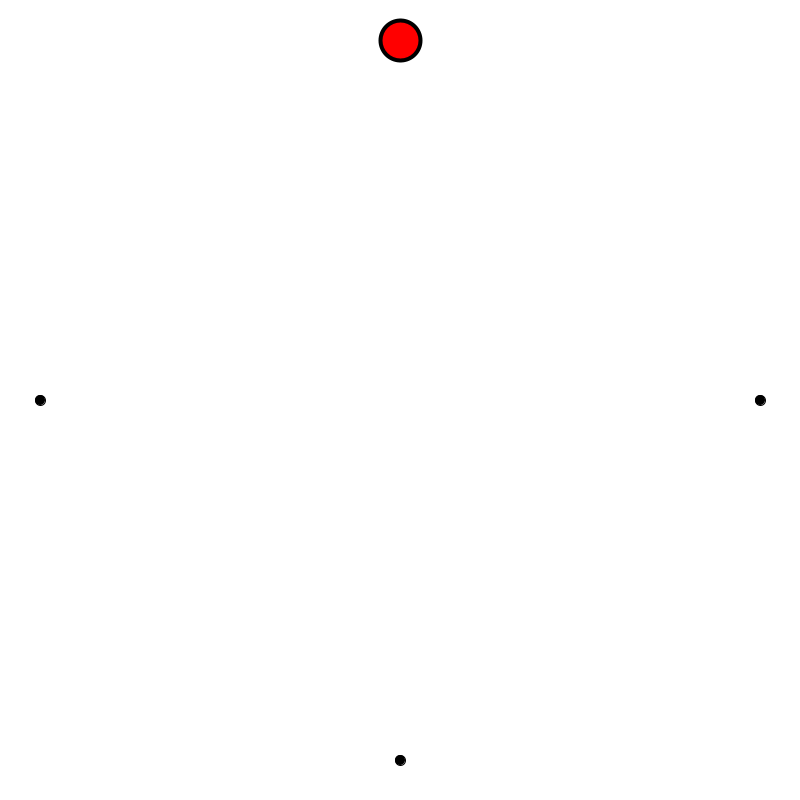
Frame 1 (no input)
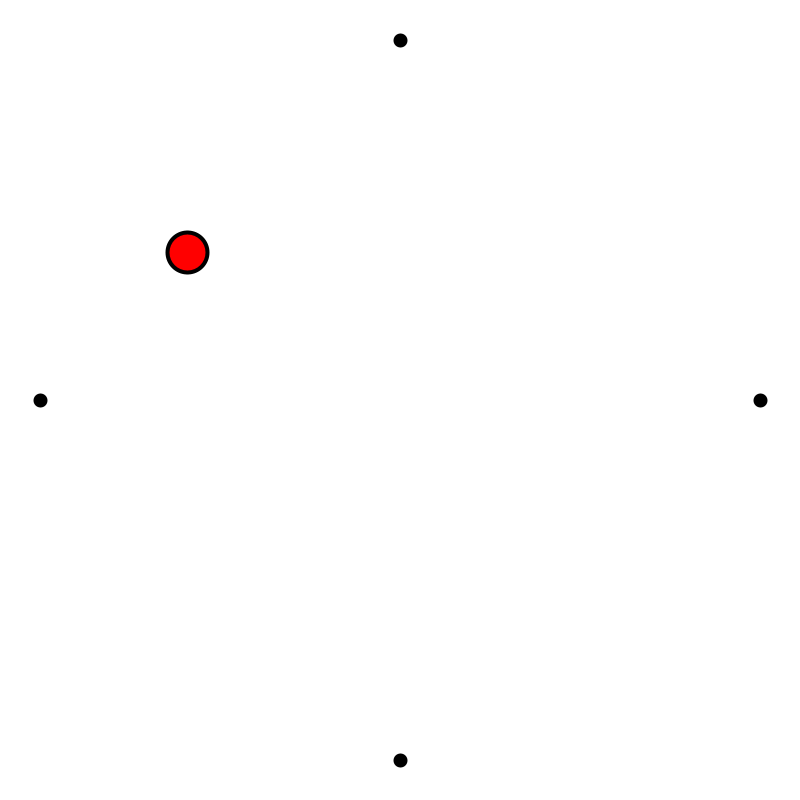
Frame 60 (the mouse pressed at the canvas centre just before this capture)
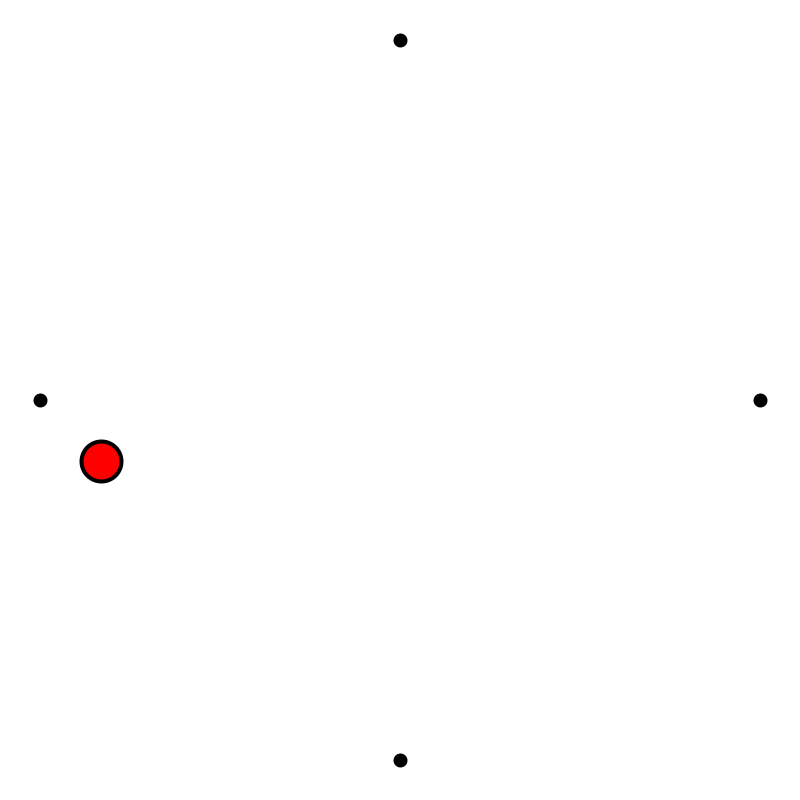
Frame 120 (the mouse held since frame 60 and released just before this capture)

The Processing sketch that drew these frames (run headless with seeded random() and noise(); from frame 60 on, the mouse is pressed at the canvas centre):

// Processing sketch: tweening02
// ── tweening02.pde

int numPoints = 4;
int currentPoint = 0;

float x, y;

float[] xPoints = {400, 40, 400, 760};
float[] yPoints = {40, 400, 760, 400};

float startX, startY;
float stopX, stopY;

float step = 0.01;
float p = 0.0;

void setup(){
  size(800,800);
  frameRate(30);

  
  startX = xPoints[currentPoint]; 
  startY = yPoints[currentPoint];
  
  stopX  = xPoints[currentPoint + 1]; 
  stopY  = yPoints[currentPoint + 1];
}


void draw(){
  
  background(255);
  
  for(int i=0; i<xPoints.length; i++){
    fill(0);
    ellipse(xPoints[i], yPoints[i], 10, 10);
  }
  
  x = startX + (stopX - startX)*p;
  y = startY + (stopY - startY)*p;
  
  fill(255,0,0); strokeWeight(4);
  ellipse(x, y, 40, 40);
  
  if(p<=1){
    p+=step;
  }
  else {
    p=0.0;
    currentPoint++;
    currentPoint = currentPoint % numPoints;
    startX = xPoints[currentPoint]; startY = yPoints[currentPoint];
    stopX  = xPoints[(currentPoint + 1)%numPoints]; stopY  = yPoints[(currentPoint + 1)%numPoints];
    
    
  }
  
}
